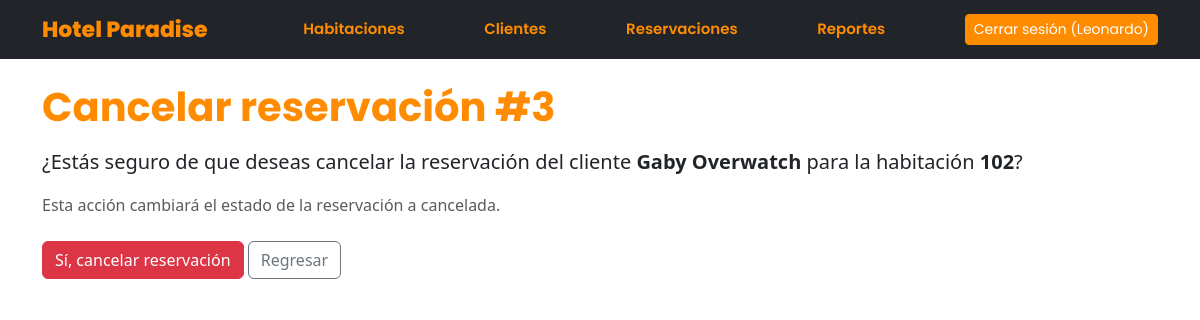
The page /reservaciones/3/cancelar/ (signed in) on the database as committed earlier.
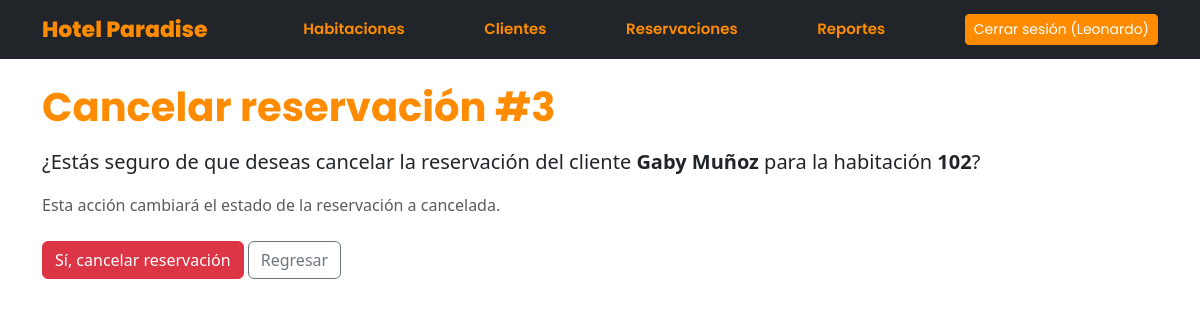
The same page on the database as committed later.
### reservaciones/models.py (models this page shows, shortened)
class Reservacion(models.Model):
    ACTIVA = 'activa'
    CANCELADA = 'cancelada'
    FINALIZADA = 'finalizada'
    ESTADOS = [
        (ACTIVA, 'Activa'),
        (CANCELADA, 'Cancelada'),
        (FINALIZADA, 'Finalizada'),
    ]
    cliente = models.ForeignKey(Cliente, on_delete=models.PROTECT,
                                related_name='reservaciones')
    habitacion = models.ForeignKey(Habitacion, on_delete=models.PROTECT,
                                   related_name='reservaciones')
    fecha_entrada = models.DateField()
    fecha_salida = models.DateField()
    total = models.DecimalField(max_digits=10, decimal_places=2,
                                default=0, editable=False)
    estado = models.CharField(max_length=20, choices=ESTADOS, default=ACTIVA)
    class Meta:
        ordering = ['-fecha_entrada']
        verbose_name = 'Reservación'
        verbose_name_plural = 'Reservaciones'

### clientes/models.py (models this page shows, shortened)
class Cliente(models.Model):
    nombre = models.CharField(max_length=100)
    apellidos = models.CharField(max_length=150)
    correo = models.EmailField(unique=True)
    telefono = models.CharField(max_length=20)
    fecha_registro = models.DateTimeField(auto_now_add=True)
    def __str__(self):
        return f"{self.nombre} {self.apellidos}"
    class Meta:
        ordering = ['apellidos', 'nombre']
        verbose_name = 'Cliente'
        verbose_name_plural = 'Clientes'

### habitaciones/models.py (models this page shows, shortened)
class Habitacion(models.Model):
    TIPOS = [
        ('individual', 'Individual'),
        ('doble', 'Doble'),
        ('suite', 'Suite'),
        ('presidencial', 'Presidencial'),
    ]
    numero = models.IntegerField(unique=True)
    tipo =  models.CharField((""), max_length=20, choices=TIPOS)
    precioxnoche = models.DecimalField(max_digits=  15, decimal_places=2)
    capacidad = models.IntegerField()
    disponible = models.BooleanField(default= True)
    imagen = models.ImageField(upload_to='habitaciones/', blank=True, null=True)

### reservaciones/views.py (the view, shortened to what this page needs)
# urls.py: path('<int:pk>/cancelar/', views.cancelar_reservacion, name='cancelar'),
@login_required
def cancelar_reservacion(request, pk):
    reservacion = get_object_or_404(Reservacion, pk=pk)
    return render(request, 'reservaciones/confirmar_cancelar.html', {
        'reservacion': reservacion,
    })

### reservaciones/templates/reservaciones/confirmar_cancelar.html (shortened to what this page needs)
{% extends 'base.html' %}
{% block content %}
<h1 class="titulo-formulario">Cancelar reservación #{{ reservacion.pk }}</h1>
<p class="fs-5 mt-3">
    ¿Estás seguro de que deseas cancelar la reservación del cliente
    <strong>{{ reservacion.cliente }}</strong> para la habitación
    <strong>{{ reservacion.habitacion.numero }}</strong>?
</p>
<p class="text-muted">Esta acción cambiará el estado de la reservación a cancelada.</p>
<form method="post" class="mt-4">
    <button type="submit" class="btn btn-danger">Sí, cancelar reservación</button>
    <a href="{% url 'reservaciones:lista' %}" class="btn btn-outline-secondary">Regresar</a>
</form>
{% endblock %}

Rows that differ between the two databases and show on the page:
changed through a linked row, Reservacion id 3: cliente "Gaby Overwatch" → "Gaby Muñoz"
